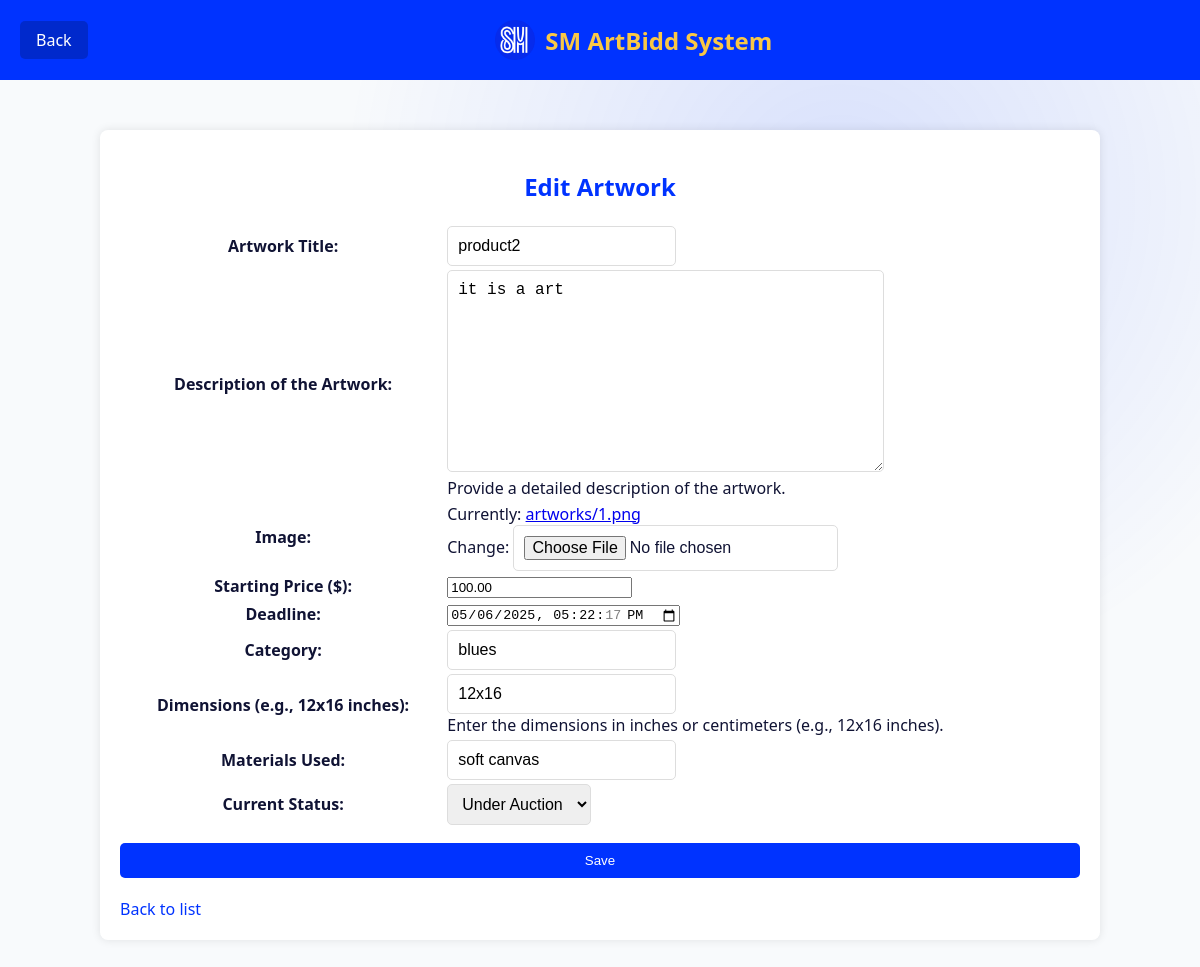
The page /artworks/3/edit/ (signed in) on the database its author committed.
### artworks/models.py (models this page shows, shortened)
class Artwork(models.Model):
    STATUS_CHOICES = [
        ('available', 'Available'),
        ('sold', 'Sold'),
        ('under_auction', 'Under Auction'),
        ('reserved', 'Reserved'),
    ]
    title = models.CharField(max_length=200)
    description = models.TextField()
    image = models.ImageField(upload_to='artworks/')
    starting_price = models.DecimalField(max_digits=10, decimal_places=2)
    artist = models.ForeignKey(ArtistProfile, on_delete=models.CASCADE)
    deadline = models.DateTimeField()
    created_at = models.DateTimeField(auto_now_add=True)
    category = models.CharField(max_length=100, blank=True, null=True)  # e.g., Painting, Sculpture
    dimensions = models.CharField(max_length=100, blank=True, null=True)  # e.g., 12x16 inches
    materials = models.CharField(max_length=200, blank=True, null=True)  # e.g., Oil on canvas, Bronze
    status = models.CharField(
        max_length=20,
        choices=STATUS_CHOICES,
        default='available',
    )

### artworks/views.py (the view)
# urls.py: path('<int:pk>/edit/', views.artwork_update, name='artwork_update'),
@login_required
def artwork_update(request, pk):
    artwork = get_object_or_404(Artwork, pk=pk, artist=request.user.artistprofile)
    if request.method == 'POST':
        form = ArtworkForm(request.POST, request.FILES, instance=artwork)
        if form.is_valid():
            form.save()
            return redirect('artwork_detail', pk=artwork.pk)
    else:
        form = ArtworkForm(instance=artwork)
    return render(request, 'artworks/artwork_form.html', {'form': form})

### artworks/forms.py
class ArtworkForm(forms.ModelForm):
    deadline = forms.DateTimeField(
        widget=forms.DateTimeInput(attrs={'type': 'datetime-local'}),
        initial=timezone.now() + timedelta(days=7)  # Set initial value to 7 days from now
    )
    class Meta:
        model = Artwork
        fields = ['title', 'description', 'image', 'starting_price', 'deadline', 'category', 'dimensions', 'materials', 'status']
        labels = {
            'title': 'Artwork Title',
            'description': 'Description of the Artwork',
            'category': 'Category',
            'dimensions': 'Dimensions (e.g., 12x16 inches)',
            'materials': 'Materials Used',
            'status': 'Current Status',
            'starting_price': 'Starting Price ($)',
            'deadline': 'Auction Deadline',
        }
        help_texts = {
            'description': 'Provide a detailed description of the artwork.',
            'dimensions': 'Enter the dimensions in inches or centimeters (e.g., 12x16 inches).',
        }
        widgets = {
            'category': forms.TextInput(attrs={'class': 'form-control'}),
            'status': forms.Select(choices=Artwork.STATUS_CHOICES),
        }

### artworks/templates/artworks/artwork_form.html (shortened to what this page needs)
{% extends "base.html" %}
{% load static %}
{% block content %}
<nav class="navbar">
    <a href="{% url 'artwork_list' %}" class="back-button">Back</a>
    <a href="{% url 'home' %}" class="navbar-brand">
        <img src="{% static 'artbid/logo.png' %}" alt="Logo" class="navbar-logo">
        SM ArtBidd System
    </a>
</nav>
<div class="container">
    <h2>{% if form.instance.pk %}Edit{% else %}Add{% endif %} Artwork</h2>
    <form method="post" enctype="multipart/form-data">
        <table>
            {{ form.as_table }}
        </table>
        <button type="submit">Save</button>
    </form>
    <a href="{% url 'artwork_list' %}" class="back-to-list">Back to list</a>
</div>
{% endblock %}

### artworks/templates/artworks/artwork_form.html (style rules this page uses)
:root { --primary-blue: #0033ff; --accent-gold: #f9c846; --light-bg: #f8fafc; --white: #fff; --dark: #101334; }
body { font-family: 'Segoe UI', Arial, sans-serif; margin: 0; padding: 0; background: var(--light-bg); color: var(--dark); position: relative; min-height: 100vh; }
.navbar { background-color: var(--primary-blue); color: var(--white); padding: 20px; display: flex; justify-content: space-between; align-items: center; position: relative; z-index: 1; }
.navbar-brand { display: flex; align-items: center; color: var(--accent-gold); text-decoration: none; font-size: 1.5rem; font-weight: bold; }
.navbar-logo { max-height: 40px; margin-right: 10px; }
.back-button { position: left; top: 20px; left: 20px; color: var(--white); text-decoration: none; padding: 8px 16px; border-radius: 5px; background-color: rgba(0, 0, 0, 0.2); transition: background-color 0.3s ease; z-index: 2; }
.container { width: 80%; margin: 50px auto; padding: 20px; background-color: #fff; border-radius: 8px; box-shadow: 0 0 10px rgba(0, 0, 0, 0.1); position: relative; z-index: 1; }
h2 { color: var(--primary-blue); text-align: center; }
form { display: flex; flex-direction: column; gap: 15px; }
label { font-weight: bold; color: var(--dark); }
input[type="text"], input[type="file"], textarea, select { padding: 10px; border: 1px solid #ddd; border-radius: 5px; font-size: 1rem; }
button[type="submit"] { padding: 10px 20px; background-color: var(--primary-blue); color: var(--white); border: none; border-radius: 5px; cursor: pointer; transition: background-color 0.3s ease; }
.back-to-list { display: block; margin-top: 20px; color: var(--primary-blue); text-decoration: none; transition: color 0.3s ease; }

### rows shown on the page
Artwork: title "product2", description "it is a art", starting_price "100.00", deadline "05/06/2025 17:22:17", category "blues", dimensions "12x16", materials "soft canvas", status "Under Auction"
